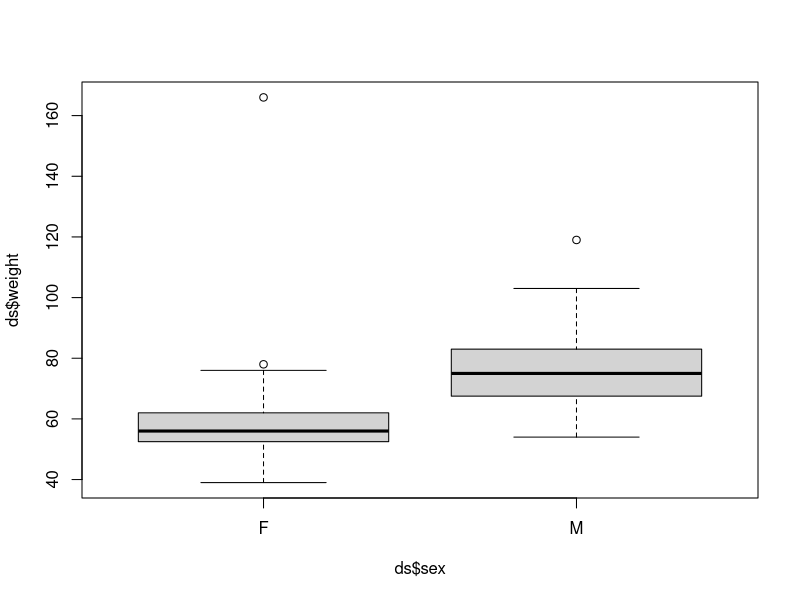
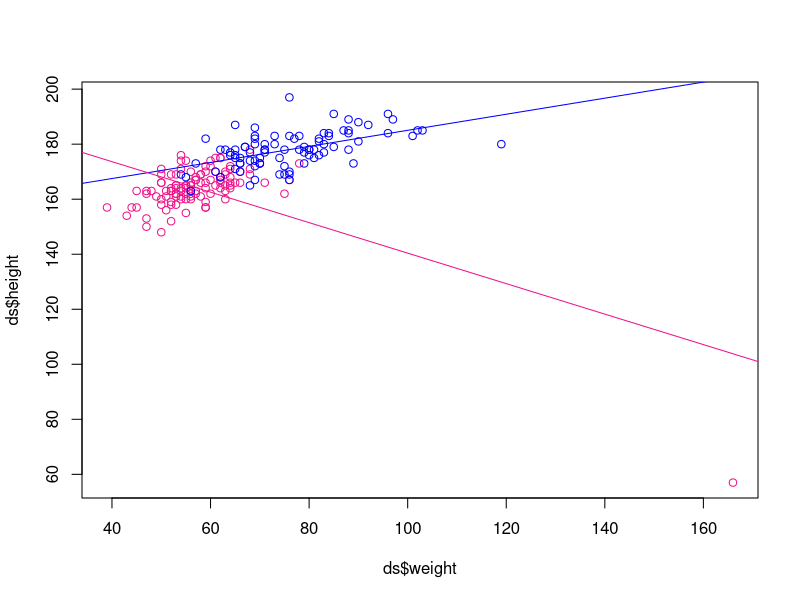
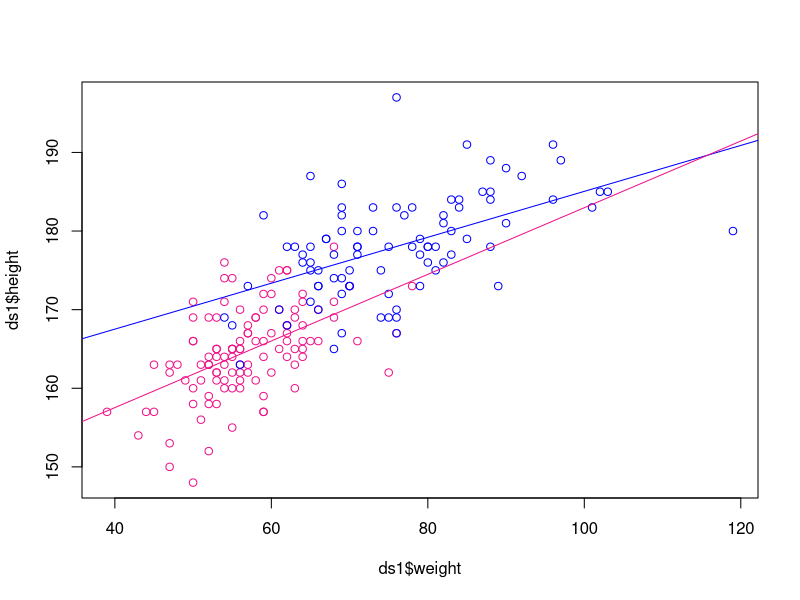

R code for these plots, in order:
#### EXERCICIS 1 #### 
# A partir del conjunt de dades "Davis"...
if (!require("car")) {
  install.packages("car")
  library("car")
}
ds <- Davis
help("Davis",package="carData")


# 1- Quin tipus de dades tenim?
class(ds)

# 2- Quins camps/columnes conté? A quin tipus de dades correspon cada una de elles?
str(ds)

# 3- Quin és el pes mitjà i pes mitjà autoinformat? I per cada gènere?
mean(ds$weight)
mean(ds$repwt,na.rm=TRUE)

aggregate(ds$weight,list(ds$sex),mean)
aggregate(ds$repwt,list(ds$sex),mean,na.rm=TRUE)

# 4- Quin és la mitjana de les diferències entre pes i pes autoinformat?
mean(ds$weight-ds$repwt,na.rm=TRUE)
mean(ds[!is.na(ds$repwt),"weight"])-mean(ds$repwt,na.rm=TRUE)

# 5- Quantes dones hi ha en el conjunt de dades? I homes?
sum(ds$sex=="F")
sum(ds$sex=="M")
table(ds$sex)


#### EXERCICIS 2 #### 
# Seguim amb el conjunt de dades "Davis"...
if (!require("car")) {
  install.packages("car")
  library("car")
}
ds <- Davis
help("Davis",package="carData")

# 6- Feu un diagrama de caixa per al pes d'homes i de dones
boxplot(ds$weight~ds$sex)

# 7- Quin és l'individu que presenta un IMC més baix? I el més alt?
# NOTA: L'IMC es calcula com pes (en kg) entre alçada (en m) al quadrat
ds$imc <- ds$weight / (ds$height / 100) ^ 2
sort(ds$imc)
min(ds$imc)
max(ds$imc)
ds[which.max(ds$imc),]
max(ds$imc[-12])

# 8- Quin és la mitjana de les diferències entre pes i pes autoinformat per
# per a les dones? I per als homes?
dsF <- ds[ds$sex=="F",]
mean(dsF$weight-dsF$repwt,na.rm=TRUE)

dsM <- ds[ds$sex=="M",]
mean(dsM$weight-dsM$repwt,na.rm=TRUE)

# 9- Quin és la mitjana de les diferències entre pes i pes autoinformat
# per a les dones que pesen més que la mediana? I per a les que pesen menys?
weightFmed <- median(dsF$weight)
dsFM <- dsF[dsF$weight>weightFmed,]
dsFm <- dsF[dsF$weight<weightFmed,]

mean(dsFM$weight-dsFM$repwt,na.rm=TRUE)
mean(dsFm$weight-dsFm$repwt,na.rm=TRUE)

# 10- Feu un diagrama de dispersió de l'alçada i del pes, de manera que les dades 
# d'homes i de dones surtin de colors diferents. Afegiu la recta de regressió.
plot(ds$weight,ds$height,type="n")
points(ds$weight[ds$sex=="F"],ds$height[ds$sex=="F"],col="deeppink2")
points(ds$weight[ds$sex=="M"],ds$height[ds$sex=="M"],col="blue")
abline(lm(height~weight,data=ds[ds$sex=="M",]),col="blue")
abline(lm(height~weight,data=ds[ds$sex=="F",]),col="deeppink2")

ds1 <- ds[-12,]
plot(ds1$weight,ds1$height,type="n")
points(ds1$weight[ds1$sex=="F"],ds1$height[ds1$sex=="F"],col="deeppink2")
points(ds1$weight[ds1$sex=="M"],ds1$height[ds1$sex=="M"],col="blue")
abline(lm(height~weight,data=ds1[ds1$sex=="M",]),col="blue")
abline(lm(height~weight,data=ds1[ds1$sex=="F",]),col="deeppink2")
